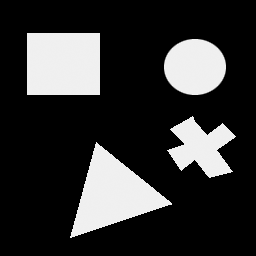
#> input picture Detection/synthetic.gif, 256 x 256 px
$ python harris.py
#> lines starting #> are read from the running program, lines starting #| are printed output that depends on the picture
#> further down, img is the input picture: PIL image 256x256 L; min 0, max 240, mean 51.6
# -*- coding: utf-8 -*-
"""
Created on Fri Feb 11 10:53:08 2022

@author: paulg
"""
import numpy as np
import matplotlib.pyplot as plt
from PIL import *
import scipy.signal as sg
import cv2


def harris(img,seuil=0.6,taille_fenetre=4,sigma = 3):
    #Filtrage de Sobel
#> called with seuil = 0.6, taille_fenetre = 4, sigma = 3
    Hx=np.array([[-1,0,1],[-2,0,2],[-1,0,1]])
    Hy=np.array([[-1,-2,-1],[0,0,0],[1,2,1]])

    Gx = sg.convolve2d(img,Hx,'valid')
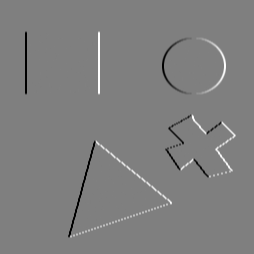
#> Gx: shape (254, 254) int64; min -960, max 960, mean 0; drawn with min black and max white
    Gy = sg.convolve2d(img,Hy,'valid')
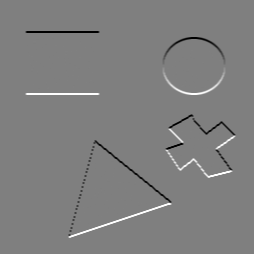
#> Gy: shape (254, 254) int64; min -960, max 960, mean 0; drawn with min black and max white

    G=np.sqrt(np.square(Gx)+np.square(Gy))
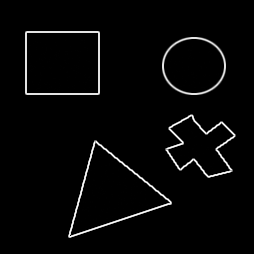
#> G: shape (254, 254) float64; min 0, max 1073.3, mean 31.1; drawn with min black and max white


    #Calcul de la matrice R
    h,l=Gx.shape
#> h = 254; l = 254
    R_raw=np.zeros(Gx.shape)
    alpha=0.05

    def w(x,y):
        return np.exp(-(x**2+y**2)/(2*sigma**2))

    for i in range(h):
        for j in range(l):
            M=np.zeros((2,2))
            for x in range(-taille_fenetre,taille_fenetre+1):
                for y in range(-taille_fenetre,taille_fenetre+1):
                    if (((i+x)>=0)&((i+x)<h)&((j+y)>=0)&((j+y)<l)):
                        M+=w(x,y)*np.array([[Gx[i+x,j+y]**2,Gx[i+x,j+y]*Gy[i+x,j+y]],[Gx[i+x,j+y]*Gy[i+x,j+y],Gy[i+x,j+y]**2]])


            r=np.linalg.det(M)-alpha*np.trace(M)**2
            R_raw[i,j]=r
#> R_raw: shape (254, 254) float64; every value is 0


    R_raw=R_raw/np.max(R_raw)
    R=(R_raw>seuil)*R_raw

    #Recherche des maximus locaux
    R_max=np.zeros(R.shape)

    largeur = 2
    for i in range(largeur,h-largeur):
        for j in range(largeur,l-largeur):
            valeur=R[i,j]
            if valeur==np.max(R[i-largeur:i+largeur+1,j-largeur:j+largeur+1]):
                R_max[i,j]=valeur

    #Coordonnées des coins
    x,y=np.where(R_max>seuil)

    return (R_raw,x,y)

if __name__ == "__main__":

    img = Image.open("synthetic.gif")
    img = np.array(img)

    seuil=0.6
#> (the run stopped early here; a loop or call above may not have finished)
